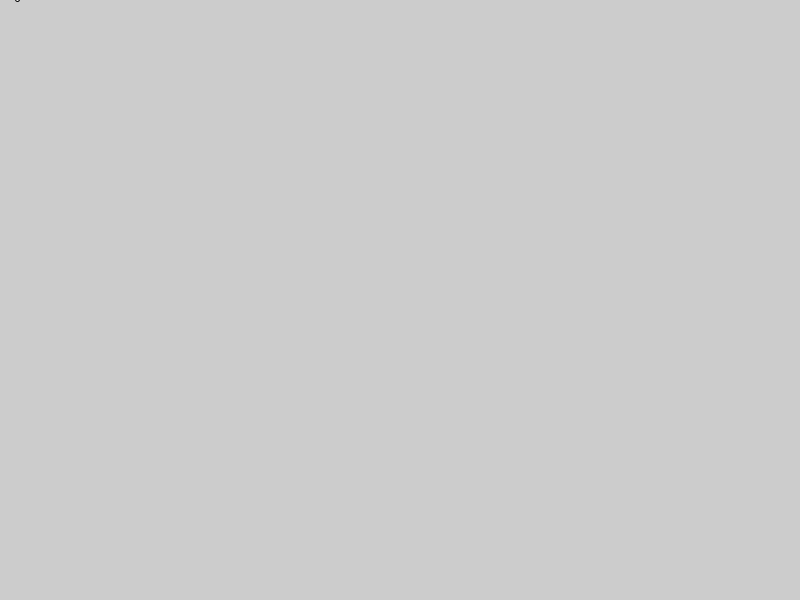
Frame 1 (no input)
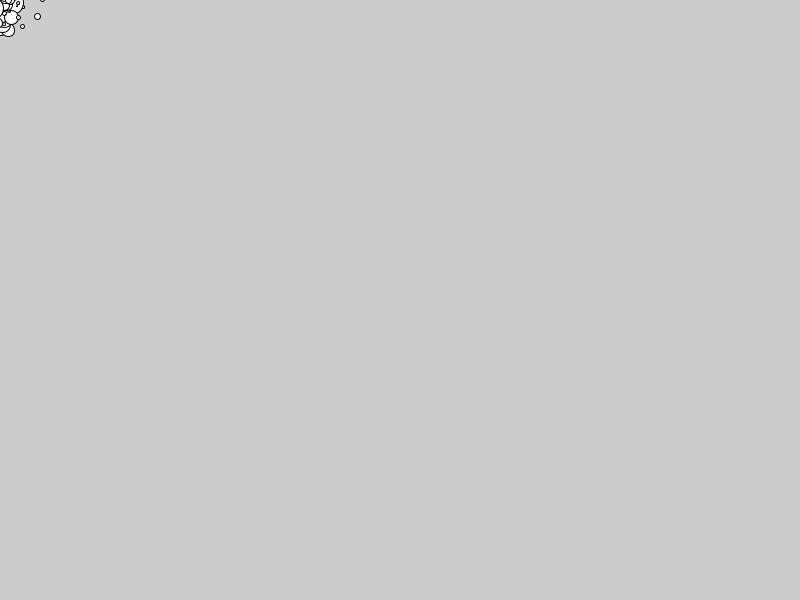
Frame 60 (the mouse pressed at the canvas centre just before this capture)
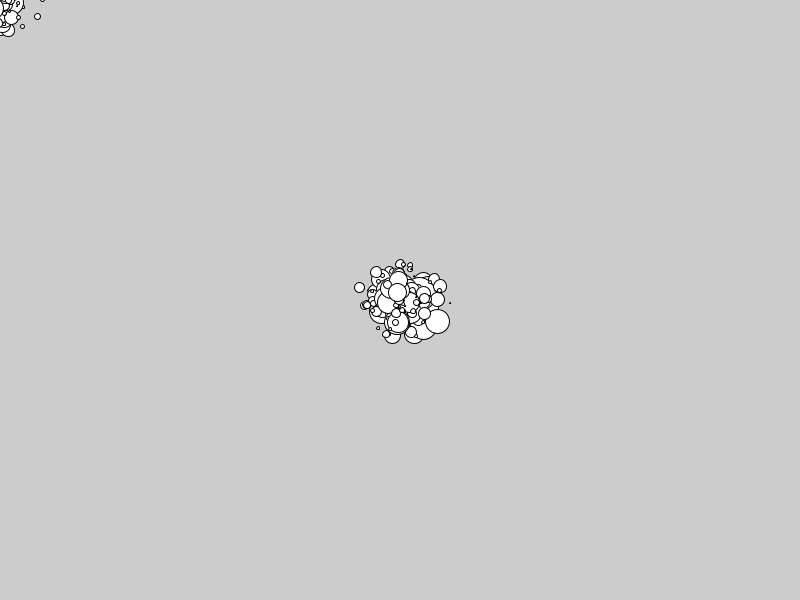
Frame 120 (the mouse held since frame 60 and released just before this capture)

The Processing sketch that drew these frames (run headless with seeded random() and noise(); from frame 60 on, the mouse is pressed at the canvas centre):

// Processing sketch: ex1_4_splatter
// ── ex1_4_splatter.pde
Splatter s; //splatter object

void setup() {
  size(800, 600);  
  frameRate(30);
}

void draw() {
 // background(230,0.5);
  
    s = new Splatter(mouseX, mouseY); //create a splatter at mouse position


}

void mousePressed(){

}

// ── Splatter.pde
class Splatter {
  int posX; //center of the splatter
  int posY;

  Splatter(int _x, int _y) {
    posX = _x;
    posY = _y;
    
    randomCircle();
  }

  void randomCircle() {
    int circleCount = int(randomGaussian()*10);
    circleCount = constrain(circleCount, 0, 20);

    for (int i = 0; i<circleCount; i++) {
      int radius = int(randomGaussian()*10);
      int distanceFromCenterX = int(randomGaussian()*15); 
      int distanceFromCenterY = int(randomGaussian()*15); 
       
      ellipse(posX+distanceFromCenterX, posY+distanceFromCenterY, radius, radius); 
    }
  }
}
